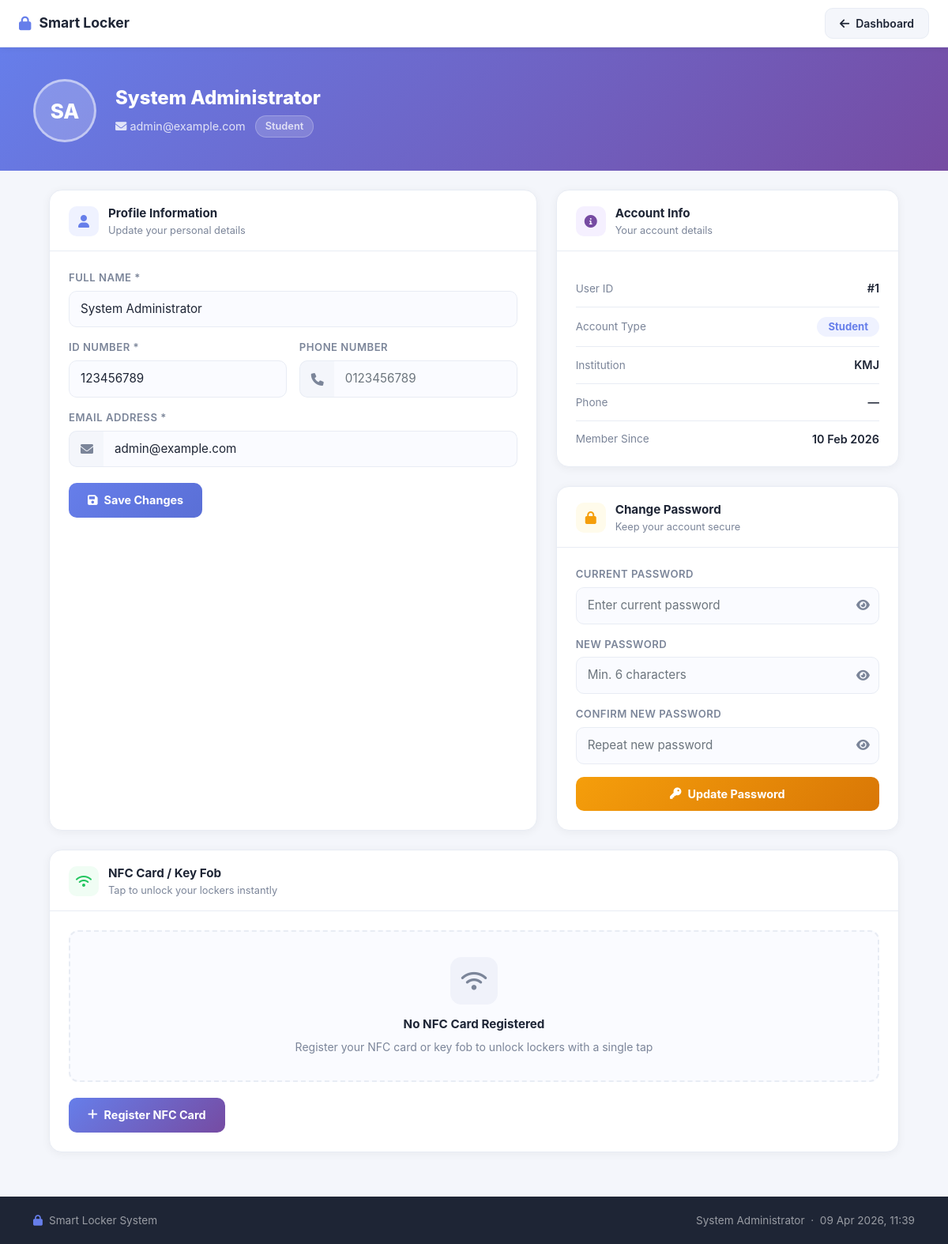
The page /commercial/profile.php (signed in) on the database its author committed.
### tables this page shows
CREATE TABLE `users` (
  `id` int(11) NOT NULL,
  `email` varchar(255) NOT NULL,
  `password_hash` varchar(255) NOT NULL,
  `full_name` varchar(255) DEFAULT NULL,
  `phone` varchar(20) DEFAULT NULL,
  `nfc_uid` varchar(50) DEFAULT NULL COMMENT 'UID physical NFC card/fob (MIFARE)',
  `nfc_registered_at` datetime DEFAULT NULL,
  `role` enum('admin','manager','user') DEFAULT 'user',
  `created_at` timestamp NOT NULL DEFAULT current_timestamp(),
  `last_login` timestamp NULL DEFAULT NULL,
  `user_id_number` varchar(50) DEFAULT NULL,
  `user_type` enum('student','staff','public') DEFAULT 'student',
  `institution` varchar(100) DEFAULT NULL,
  `is_active` tinyint(1) DEFAULT 1,
  `paired_device_token` varchar(255) DEFAULT NULL
);

### commercial/profile.php (the view, shortened to what this page needs)
<?php
require_once 'config.php';
$user_id = (int) $_SESSION['user_id'];
$user_name = $_SESSION['user_name'] ?? 'User';
$stmt = $pdo->prepare("SELECT * FROM users WHERE id = ?");
$stmt->execute([$user_id]);
$user = $stmt->fetch(PDO::FETCH_ASSOC);
$nfc_device_id = '';
try {
    $stmt_dev = $pdo->prepare("
        SELECT l.device_id FROM user_locker_assignments ula
        JOIN lockers l ON l.id = ula.locker_id
        WHERE ula.user_id = ? AND ula.is_active = 1
          AND l.device_id IS NOT NULL AND l.device_id != ''
          AND l.status != 'maintenance'
        LIMIT 1
    ");
    $stmt_dev->execute([$user_id]);
    $dev = $stmt_dev->fetch();
    $nfc_device_id = $dev['device_id'] ?? '';
    if (empty($nfc_device_id)) {
        $stmt_any = $pdo->query("
            SELECT device_id FROM lockers
            WHERE device_id IS NOT NULL AND device_id != ''
              AND status != 'maintenance'
            LIMIT 1
        ");
        $any = $stmt_any->fetch();
        $nfc_device_id = $any['device_id'] ?? '';
    }
} catch (Exception $e) {
}
$user_nfc_cards = [];
try {
    $stmt_cards = $pdo->prepare("SELECT id, nfc_uid, label, registered_at FROM user_nfc_cards WHERE user_id = ? ORDER BY registered_at ASC");
    $stmt_cards->execute([$user_id]);
    $user_nfc_cards = $stmt_cards->fetchAll(PDO::FETCH_ASSOC);
} catch (Exception $e) {
}
$name_parts = explode(' ', trim($user['full_name'] ?? 'U'));
$initials = strtoupper(substr($name_parts[0], 0, 1));
if (count($name_parts) > 1)
    $initials .= strtoupper(substr(end($name_parts), 0, 1));
?>
<!DOCTYPE html>
<html lang="en">
<head>
    <link href="https://cdn.jsdelivr.net/npm/bootstrap@5.1.3/dist/css/bootstrap.min.css" rel="stylesheet">
    <link rel="stylesheet" href="https://cdnjs.cloudflare.com/ajax/libs/font-awesome/6.0.0/css/all.min.css">
</head>
<body>
    <nav class="topbar">
        <a href="dashboard.php" class="topbar-brand"><i class="fas fa-lock"></i> Smart Locker</a>
        <a href="dashboard.php" class="btn-back"><i class="fas fa-arrow-left"></i> Dashboard</a>
    </nav>
    <div class="profile-hero">
        <div class="container">
            <div class="d-flex align-items-center gap-4">
                <div class="avatar"><?php echo $initials; ?></div>
                <div>
                    <div class="hero-name"><?php echo htmlspecialchars($user['full_name'] ?? 'User'); ?></div>
                    <div class="hero-meta">
                        <span><i
                                class="fas fa-envelope me-1"></i><?php echo htmlspecialchars($user['email'] ?? ''); ?></span>
                        <span class="hero-badge"><?php echo ucfirst($user['user_type'] ?? 'user'); ?></span>
                    </div>
                </div>
            </div>
        </div>
    </div>
    <div class="container py-4 pb-5" style="max-width:1100px;">
        <div class="row g-4">
            <div class="col-lg-7">
                <div class="pcard h-100">
                    <div class="pcard-header">
                        <div class="pcard-icon icon-blue"><i class="fas fa-user"></i></div>
                        <div>
                            <div class="pcard-title">Profile Information</div>
                            <div class="pcard-subtitle">Update your personal details</div>
                        </div>
                    </div>
                    <div class="pcard-body">
                        <form method="POST">
                            <div class="row g-3">
                                <div class="col-12">
                                    <label class="form-label">Full Name *</label>
                                    <input type="text" name="full_name" class="form-control" required
                                        placeholder="Your full name"
                                        value="<?php echo htmlspecialchars($user['full_name'] ?? ''); ?>">
                                </div>
                                <div class="col-md-6">
                                    <label class="form-label">ID Number *</label>
                                    <input type="text" name="user_id_number" class="form-control" required
                                        placeholder="e.g. MC2516203265"
                                        value="<?php echo htmlspecialchars($user['user_id_number'] ?? ''); ?>">
                                </div>
                                <div class="col-md-6">
                                    <label class="form-label">Phone Number</label>
                                    <div class="input-group">
                                        <span class="input-group-text"><i class="fas fa-phone"></i></span>
                                        <input type="tel" name="phone" class="form-control" placeholder="0123456789"
                                            value="<?php echo htmlspecialchars($user['phone'] ?? ''); ?>">
                                    </div>
                                </div>
                                <div class="col-12">
                                    <label class="form-label">Email Address *</label>
                                    <div class="input-group">
                                        <span class="input-group-text"><i class="fas fa-envelope"></i></span>
                                        <input type="email" name="email" class="form-control" required
                                            placeholder="your@email.com"
                                            value="<?php echo htmlspecialchars($user['email'] ?? ''); ?>">
                                    </div>
                                </div>
                                <div class="col-12 pt-1">
                                    <button type="submit" class="btn-save">
                                        <i class="fas fa-save"></i> Save Changes
                                    </button>
                                </div>
                            </div>
                        </form>
                    </div>
                </div>
            </div>
            <div class="col-lg-5 d-flex flex-column gap-4">
                <div class="pcard">
                    <div class="pcard-header">
                        <div class="pcard-icon icon-purple"><i class="fas fa-info-circle"></i></div>
                        <div>
                            <div class="pcard-title">Account Info</div>
                            <div class="pcard-subtitle">Your account details</div>
                        </div>
                    </div>
                    <div class="pcard-body">
                        <div class="info-item">
                            <span class="info-label">User ID</span>
                            <span class="info-value">#<?php echo $user_id; ?></span>
                        </div>
                        <div class="info-item">
                            <span class="info-label">Account Type</span>
                            <span
                                style="background:#eff2ff;color:var(--primary);border-radius:20px;padding:3px 14px;font-size:.82rem;font-weight:700;">
                                <?php echo ucfirst($user['user_type'] ?? 'user'); ?>
                            </span>
                        </div>
                        <div class="info-item">
                            <span class="info-label">Institution</span>
                            <span
                                class="info-value"><?php echo htmlspecialchars(!empty($user['institution']) ? $user['institution'] : '—'); ?></span>
                        </div>
                        <div class="info-item">
                            <span class="info-label">Phone</span>
                            <span
                                class="info-value"><?php echo htmlspecialchars(!empty($user['phone']) ? $user['phone'] : '—'); ?></span>
                        </div>
                        <div class="info-item">
                            <span class="info-label">Member Since</span>
                            <span
                                class="info-value"><?php echo isset($user['created_at']) ? date('d M Y', strtotime($user['created_at'])) : 'N/A'; ?></span>
                        </div>
                    </div>
                </div>
                <div class="pcard">
                    <div class="pcard-header">
                        <div class="pcard-icon icon-amber"><i class="fas fa-lock"></i></div>
                        <div>
                            <div class="pcard-title">Change Password</div>
                            <div class="pcard-subtitle">Keep your account secure</div>
                        </div>
                    </div>
                    <div class="pcard-body">
                        <form method="POST">
                            <div class="d-flex flex-column gap-3">
                                <div>
                                    <label class="form-label">Current Password</label>
                                    <div class="pw-wrap">
                                        <input type="password" name="current_password" id="pw1" class="form-control"
                                            placeholder="Enter current password">
                                        <button type="button" class="pw-eye" onclick="togglePw('pw1',this)"><i
                                                class="fas fa-eye"></i></button>
                                    </div>
                                </div>
                                <div>
                                    <label class="form-label">New Password</label>
                                    <div class="pw-wrap">
                                        <input type="password" name="new_password" id="pw2" class="form-control"
                                            placeholder="Min. 6 characters">
                                        <button type="button" class="pw-eye" onclick="togglePw('pw2',this)"><i
                                                class="fas fa-eye"></i></button>
                                    </div>
                                </div>
                                <div>
                                    <label class="form-label">Confirm New Password</label>
                                    <div class="pw-wrap">
                                        <input type="password" name="confirm_password" id="pw3" class="form-control"
                                            placeholder="Repeat new password">
                                        <button type="button" class="pw-eye" onclick="togglePw('pw3',this)"><i
                                                class="fas fa-eye"></i></button>
                                    </div>
                                </div>
                                <button type="submit" class="btn-pw">
                                    <i class="fas fa-key"></i> Update Password
                                </button>
                            </div>
                        </form>
                    </div>
                </div>
            </div>
        </div>
        <div class="mt-4">
            <div class="pcard">
                <div class="pcard-header">
                    <div class="pcard-icon icon-green"><i class="fas fa-wifi"></i></div>
                    <div>
                        <div class="pcard-title">NFC Card / Key Fob</div>
                        <div class="pcard-subtitle">Tap to unlock your lockers instantly</div>
                    </div>
                </div>
                <div class="pcard-body">
                    <?php if (!empty($user_nfc_cards)): ?>
                        <div id="nfcCardList">
                            <?php foreach ($user_nfc_cards as $i => $card): ?>
                                <div class="nfc-registered-box" id="card-row-<?php echo $card['id']; ?>">
                                    <div class="nfc-card-icon">
                                        <i class="fas fa-id-card"></i>
                                    </div>
                                    <div style="flex:1;min-width:0;">
                                        <div style="font-size:.8rem;color:var(--muted);margin-bottom:2px;">
                                            <?php echo htmlspecialchars($card['label'] ?? 'Card ' . ($i + 1)); ?>
                                        </div>
                                        <div class="nfc-uid"><?php echo htmlspecialchars($card['nfc_uid']); ?></div>
                                        <div style="font-size:.78rem;color:var(--muted);margin-top:6px;">
                                            <i class="fas fa-clock me-1"></i>
                                            <?php echo date('d M Y, H:i', strtotime($card['registered_at'])); ?>
                                        </div>
                                    </div>
                                    <div style="display:flex;flex-direction:column;gap:8px;align-items:flex-end;">
                                        <span class="badge-active"><i class="fas fa-check-circle me-1"></i>Active</span>
                                        <?php if (!empty($nfc_device_id)): ?>
                                        <button class="btn-replace" style="font-size:.78rem;padding:6px 14px;"
                                            onclick="removeCard(<?php echo $card['id']; ?>, '<?php echo htmlspecialchars($card['nfc_uid']); ?>')"
                                            title="Remove this card">
                                            <i class="fas fa-trash"></i> Remove
                                        </button>
                                        <?php endif; ?>
                                    </div>
                                </div>
                            <?php endforeach; ?>
                        </div>
                    <?php else: ?>
                        <div class="nfc-empty-box" id="nfcEmptyBox">
                            <div style="width:60px;height:60px;background:#f0f2fa;border-radius:14px;display:flex;align-items:center;justify-content:center;margin:0 auto 14px;">
                                <i class="fas fa-wifi" style="font-size:26px;color:var(--muted);"></i>
                            </div>
                            <div style="font-weight:700;margin-bottom:6px;font-size:.95rem;">No NFC Card Registered</div>
                            <div style="font-size:.875rem;color:var(--muted);">Register your NFC card or key fob to unlock lockers with a single tap</div>
                        </div>
                    <?php endif; ?>
                    <?php if (!empty($nfc_device_id)): ?>
                        <div class="mt-3">
                            <button class="btn-nfc-reg" onclick="startNFCRegister()">
                                <i class="fas fa-plus"></i>
                                <?php echo empty($user_nfc_cards) ? 'Register NFC Card' : 'Add Another Card'; ?>
                            </button>
                        </div>
                    <?php endif; ?>
                </div>
            </div>
        </div>
    </div>
    <footer style="background:#1e2535;color:rgba(255,255,255,.55);padding:20px 0;margin-top:8px;">
        <div class="container d-flex justify-content-between align-items-center flex-wrap gap-2"
            style="font-size:.85rem;">
            <span><i class="fas fa-lock me-2" style="color:var(--primary);"></i>Smart Locker System</span>
            <span><?php echo htmlspecialchars($user_name); ?> &nbsp;·&nbsp; <?php echo date('d M Y, H:i'); ?></span>
        </div>
    </footer>
</body>
</html>

### rows shown on the page
users: full_name "SA", full_name "System Administrator", email "admin@example.com", user_type "Student", user_id_number "123456789", institution "KMJ", phone "—", created_at "10 Feb 2026"

### other values the page prints
$user_id "1"
$user_name "System Administrator"
